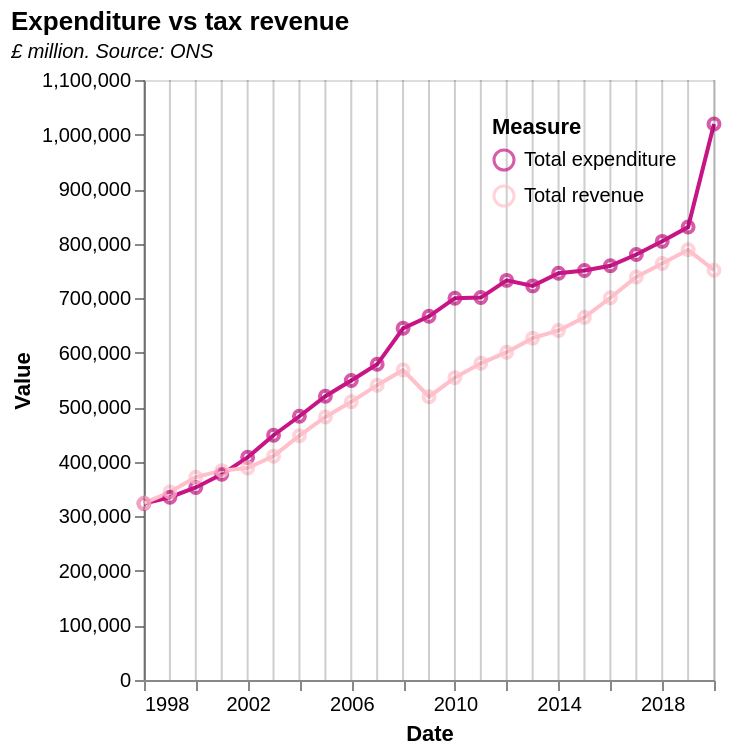

Source (Vega-Lite JSON):
### Vega-Lite specification from a JSON file in a GitHub repository (floating-point values rounded to 4 significant figures)
{"$schema": "https://vega.github.io/schema/vega-lite/v5.json", "description": "(F1) Total UK tax revenue", "title": {"text": "Expenditure vs tax revenue", "subtitle": "£ million. Source: ONS", "subtitleFontStyle": "italic", "subtitleFontSize": 10, "anchor": "start", "color": "black"}, "data": {"values": [{"Date": "1998", "Measure": "Total expenditure", "Value": "323640"}, {"Date": "1999", "Measure": "Total expenditure", "Value": "335112"}, {"Date": "2000", "Measure": "Total expenditure", "Value": "352954"}, {"Date": "2001", "Measure": "Total expenditure", "Value": "377098"}, {"Date": "2002", "Measure": "Total expenditure", "Value": "408199"}, {"Date": "2003", "Measure": "Total expenditure", "Value": "448797"}, {"Date": "2004", "Measure": "Total expenditure", "Value": "483503"}, {"Date": "2005", "Measure": "Total expenditure", "Value": "520180"}, {"Date": "2006", "Measure": "Total expenditure", "Value": "549141"}, {"Date": "2007", "Measure": "Total expenditure", "Value": "578777"}, {"Date": "2008", "Measure": "Total expenditure", "Value": "644733"}, {"Date": "2009", "Measure": "Total expenditure", "Value": "666779"}, {"Date": "2010", "Measure": "Total expenditure", "Value": "699952"}, {"Date": "2011", "Measure": "Total expenditure", "Value": "701122"}, {"Date": "2012", "Measure": "Total expenditure", "Value": "732661"}, {"Date": "2013", "Measure": "Total expenditure", "Value": "722526"}, {"Date": "2014", "Measure": "Total expenditure", "Value": "745697"}, {"Date": "2015", "Measure": "Total expenditure", "Value": "750722"}, {"Date": "2016", "Measure": "Total expenditure", "Value": "759348"}, {"Date": "2017", "Measure": "Total expenditure", "Value": "780041"}, {"Date": "2018", "Measure": "Total expenditure", "Value": "804184"}, {"Date": "2019", "Measure": "Total expenditure", "Value": "830345"}, {"Date": "2020", "Measure": "Total expenditure", "Value": "1019255"}, {"Date": "1998", "Measure": "Total revenue", "Value": "324338"}, {"Date": "1999", "Measure": "Total revenue", "Value": "344600"}, {"Date": "2000", "Measure": "Total revenue", "Value": "371828"}, {"Date": "2001", "Measure": "Total revenue", "Value": "383870"}, {"Date": "2002", "Measure": "Total revenue", "Value": "388592"}, {"Date": "2003", "Measure": "Total revenue", "Value": "410384"}, {"Date": "2004", "Measure": "Total revenue", "Value": "447871"}, {"Date": "2005", "Measure": "Total revenue", "Value": "482290"}, {"Date": "2006", "Measure": "Total revenue", "Value": "509977"}, {"Date": "2007", "Measure": "Total revenue", "Value": "540524"}, {"Date": "2008", "Measure": "Total revenue", "Value": "568289"}, {"Date": "2009", "Measure": "Total revenue", "Value": "519327"}, {"Date": "2010", "Measure": "Total revenue", "Value": "554362"}, {"Date": "2011", "Measure": "Total revenue", "Value": "580567"}, {"Date": "2012", "Measure": "Total revenue", "Value": "601053"}, {"Date": "2013", "Measure": "Total revenue", "Value": "626779"}, {"Date": "2014", "Measure": "Total revenue", "Value": "640745"}, {"Date": "2015", "Measure": "Total revenue", "Value": "664874"}, {"Date": "2016", "Measure": "Total revenue", "Value": "700729"}, {"Date": "2017", "Measure": "Total revenue", "Value": "738739"}, {"Date": "2018", "Measure": "Total revenue", "Value": "763582"}, {"Date": "2019", "Measure": "Total revenue", "Value": "788651"}, {"Date": "2020", "Measure": "Total revenue", "Value": "751363"}], "format": {"parse": {"Date": "date"}}}, "height": 300, "width": 285, "encoding": {"x": {"field": "Date", "type": "temporal", "axis": {"grid": false}}}, "layer": [{"encoding": {"y": {"field": "Value", "type": "quantitative", "axis": {"grid": false}}, "color": {"field": "Measure", "legend": {"orient": "top-right"}, "type": "nominal", "scale": {"range": ["mediumvioletred", "pink"]}}}, "layer": [{"mark": {"type": "line", "color": ""}}, {"mark": "point"}]}, {"mark": "rule", "encoding": {"opacity": {"value": 0.1}, "tooltip": [{"field": "Date", "type": "temporal", "format": "%B, %Y"}, {"field": "Value", "type": "quantitative", "format": ""}, {"field": "Measure", "type": "nominal", "format": ""}]}}]}
